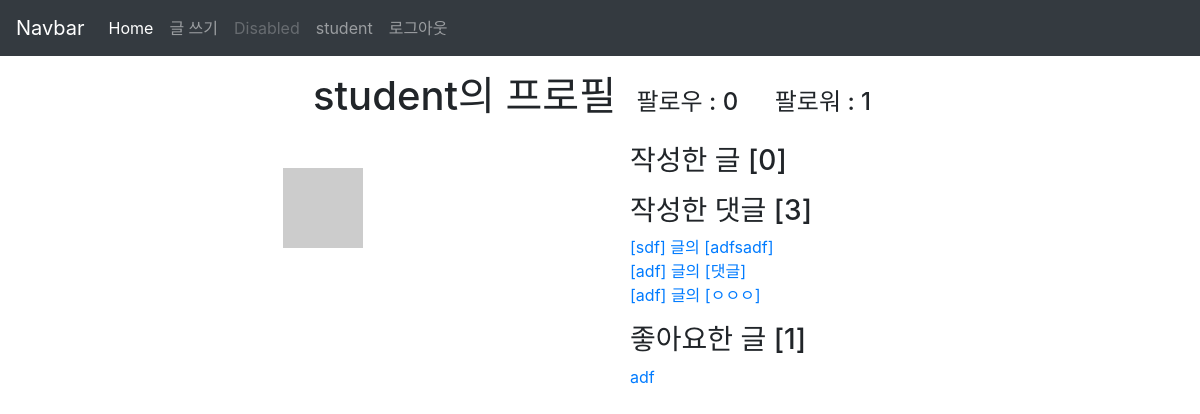
The page /accounts/1/profile/ (signed in) on the database its author committed.
### accounts/models.py (models this page shows)
class User(AbstractUser):
    followers = models.ManyToManyField(settings.AUTH_USER_MODEL, related_name='followings', blank=True)

### articles/models.py (models this page shows, shortened)
class Comment(models.Model):
    content = models.CharField(max_length=140)
    created_at = models.DateTimeField(auto_now_add=True)
    article = models.ForeignKey(Article, on_delete=models.CASCADE)
    user = models.ForeignKey(settings.AUTH_USER_MODEL, on_delete=models.CASCADE)

class Article(models.Model):
    title = models.CharField(max_length=10)
    content = models.TextField()
    image = models.ImageField(blank=True)
    image_thumbnail = ImageSpecField(
        processors=[ResizeToFill(300, 300)],
        format='JPEG',
        options={'quality': 80}
    )
    created_at = models.DateTimeField(auto_now_add=True)
    updated_at = models.DateTimeField(auto_now=True)
    user = models.ForeignKey(settings.AUTH_USER_MODEL, on_delete=models.CASCADE)
    like_users = models.ManyToManyField(settings.AUTH_USER_MODEL, related_name='like_articles', blank=True)
    hashtags = models.ManyToManyField(HashTag, blank=True)

### accounts/views.py (the view)
# urls.py: path('<int:account_pk>/profile/', views.profile, name='profile'),
def profile(request, account_pk):
    user = get_object_or_404(get_user_model(), pk=account_pk)
    context = {
        'user_profile': user
    }
    return render(request, 'accounts/profile.html', context)

### articles/templatetags/gravatar.py (called while the page is built)
@register.filter
def makehash(user):
    email = user.email
    social_user = user.socialaccount_set.all().first()
    if social_user:
        return social_user.extra_data.get('properties').get('profile_image')
    return 'https://www.gravatar.com/avatar/' + hashlib.md5(email.strip().lower().encode('utf-8')).hexdigest() + '?size=25'

### accounts/templates/accounts/profile.html (shortened to what this page needs)
{% extends 'articles/base.html' %}
{% block body %}
{% load gravatar %}
<div class='container my-3'>
  <div class='text-center'>
    <h1 class='d-inline '>{{ user_profile.username }}의 프로필</h1>
    <h4 class="d-inline mx-3">팔로우 : {{ user_profile.followings.count }}</h4>
    <h4 class="d-inline mx-3">팔로워 : {{ user_profile.followers.count }}</h4>
  </div>
  <div class='row'>
    <div class='col'>
      <img src="{{ user_profile |makehash }}" alt="" class='d-block mx-auto my-5'>
    </div>
    <div class='col'>
        {% if user == user_profile %}
      <div class='container mt-4 mb-3'>
        <h3>작성한 글 [{{ user.article_set.count }}]</h3>
      </div>
      <div class='container my-3'>
        <h3>작성한 댓글 [{{ user.comment_set.count }}]</h3>
        {% for comment in user.comment_set.all %}
        <a href="{% url 'articles:detail' comment.article_id %}">
          [{{ comment.article.title }}] 글의 [{{ comment.content }}]
        </a><br>
        {% endfor %}
      </div>
      <div class='container my-3'>
        <h3>좋아요한 글 [{{ user.like_articles.count }}]</h3>
        {% for article in user.like_articles.all %}
        <a href="{% url 'articles:detail' article.pk %}">{{ article.title }}</a><br>
        {% endfor %}
        {% endif %}
        {% endblock%}

### articles/templates/_navbar.html (shortened to what this page needs)
<nav class="navbar navbar-expand-lg navbar-dark bg-dark">
  <a class="navbar-brand" href="/articles/">Navbar</a>
  <div class="collapse navbar-collapse" id="navbarNavAltMarkup">
    <div class="navbar-nav">
      <a class="nav-item nav-link active" href={% url 'articles:index' %}>Home <span class="sr-only">(current)</span></a>
      <a class="nav-item nav-link" href={% url 'articles:create' %}>글 쓰기</a>
      <a class="nav-item nav-link disabled" href="#" tabindex="-1" aria-disabled="true">Disabled</a>
      {% if user.is_authenticated %}
      {% load gravatar %}
      <a href="{% url 'accounts:profile' user.pk %}" class="nav-item nav-link">{{ user.username }}</a>
      <a class="nav-item nav-link" href={% url 'accounts:logout' %}>로그아웃</a>
      {% else %}
      <a class="nav-item nav-link" href={% url 'accounts:signup' %}>회원 가입</a>
      <a class="nav-item nav-link" href={% url 'accounts:login' %}>로그인</a>
      {% endif %}
    </div>
  </div>
</nav>

### rows shown on the page
User: username "student", followings.count "0", followers.count "1", article_set.count "0", comment_set.count "3", like_articles.count "1"
Comment: article "sdf", content "adfsadf"
Comment: article "adf", content "댓글"
Comment: article "adf", content "ㅇㅇㅇ"
Article: title "adf"
